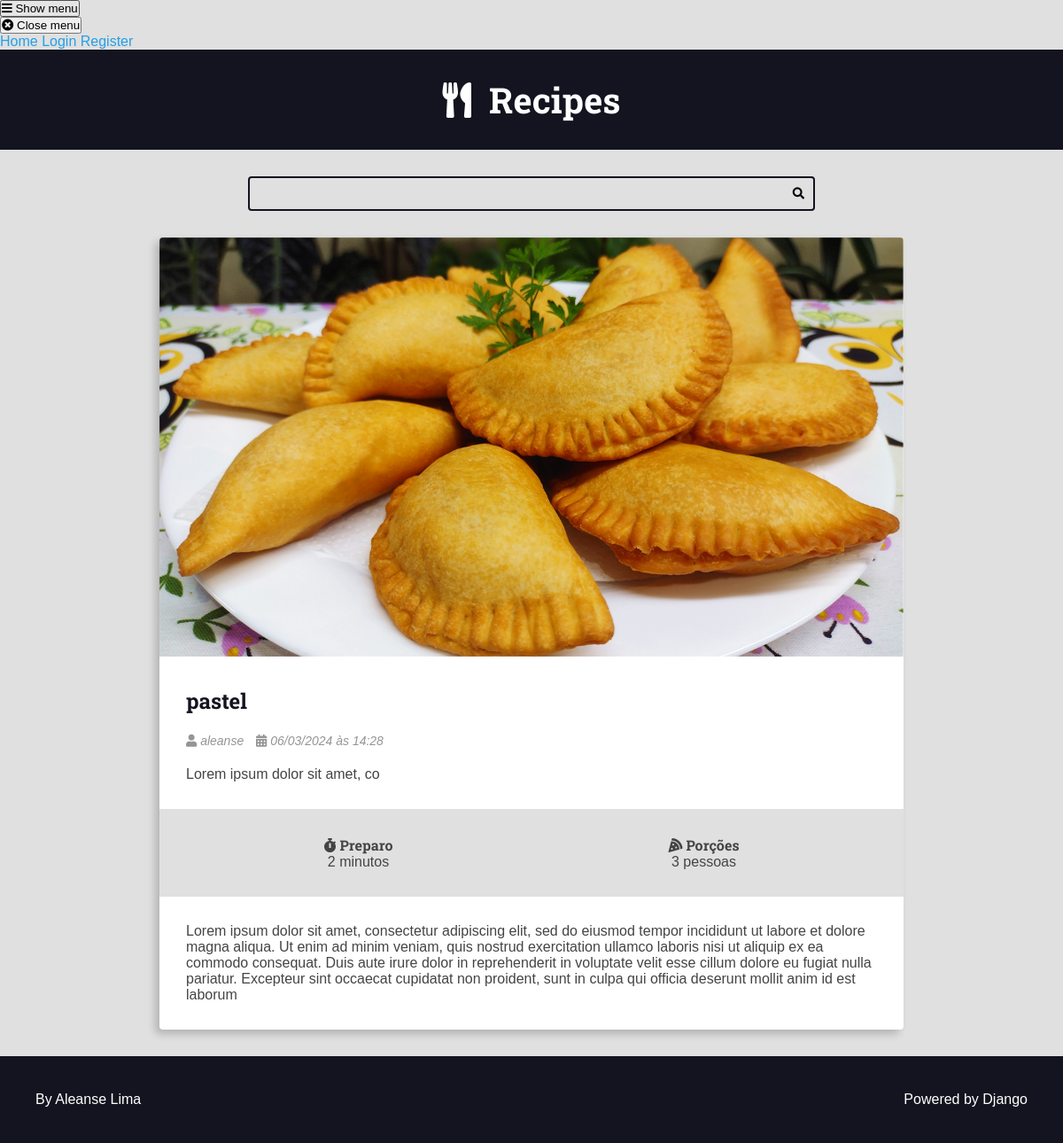
The page /recipes/6 on the database its author committed.
### recipes/models.py (models this page shows, shortened)
class Recipe(models.Model):
    title = models.CharField(max_length=30)
    description = models.TextField(max_length=30)
    slug = models.SlugField(unique=True)
    preparation_time = models.IntegerField()
    preparation_time_unit = models.CharField(max_length=30)
    servings = models.IntegerField()
    servings_unit = models.CharField(max_length=30)
    preparation_steps = models.TextField()
    preparation_steps_is_html = models.BooleanField(default=False)
    created_at = models.DateTimeField(auto_now_add=True)
    updated_at = models.DateTimeField(auto_now=True)
    is_published = models.BooleanField(default=False)
    cover = models.ImageField(upload_to='recipes/covers/%Y/%m/%d/', blank=True, default='')
    category = models.ForeignKey(Category, on_delete=models.SET_NULL, null=True,blank=True,default=None)
    author = models.ForeignKey(User, on_delete=models.SET_NULL, null=True)
    def get_absolute_url(self):
        return reverse("recipes:recipe",args={self.id})

### recipes/views.py (the view)
# urls.py: path('recipes/<int:id>', views.recipe,name="recipe"),
def recipe(request,id):
    recipe = get_object_or_404(Recipe,id=id, is_published=True,)
    return render(request,'recipes/pages/recipe-view.html',context={'recipe':recipe,'is_detail_page': True,})

### recipes/templates/recipes/pages/recipe-view.html (shortened to what this page needs)
{% extends 'global/base.html' %}
{% block content %}
<div class="main-content main-content-detail container">
        {% include 'recipes/partials/recipe.html' %}
</div>
{% endblock content %}

### recipes/templates/recipes/partials/recipe.html (shortened to what this page needs)
<div class="recipe recipe-list-item">
   {% if recipe.cover %}
    <div class="recipe-cover">
        <a href="{{ recipe.get_absolute_url }}">
            <img src="{{ recipe.cover.url }}" alt="Temporário">
        </a>
    </div>
    {% endif %}
    <div class="recipe-title-container">
         <h2 class="recipe-title">
            <a href="{{ recipe.get_absolute_url }}">
                {{ recipe.title }}
            </a>
        </h2>
    </div>
    <div class="recipe-author">
       {% if recipe.author is not None %}
        <span class="recipe-author-item">
            <i class="fas fa-user"></i>
            {% if recipe.author.first_name %}
                {{ recipe.author.first_name }} {{ recipe.author.last_name }}
            {% else %}
                {{ recipe.author.username }}
            {% endif %}
        </span>
        {% endif %}
        <span class="recipe-author-item">
            <i class="fas fa-calendar-alt"></i>
            {{ recipe.created_at|date:"d/m/Y" }} às {{ recipe.created_at|date:"H:i" }}
        </span>
    </div>
    <div class="recipe-content">
         <p>{{ recipe.description }}</p>
    </div>
    <div class="recipe-meta-container">
        <div class="recipe-meta recipe-preparation">
            <h3 class="recipe-meta-title"><i class="fas fa-stopwatch"></i> Preparo</h3>
            <div class="recipe-meta-text">
               {{ recipe.preparation_time }} {{ recipe.preparation_time_unit }}
            </div>
        </div>
        <div class="recipe-meta recipe-servings">
            <h3 class="recipe-meta-title"><i class="fas fa-pizza-slice"></i> Porções</h3>
            <div class="recipe-meta-text">
                {{ recipe.servings }} {{ recipe.servings_unit }}
            </div>
        </div>
    </div>
    {% if is_detail_page is True %}
    <div class="preparation-steps">
        {% if recipe.preparation_steps_is_html is True %}
                {{ recipe.preparation_steps|safe }}
            {% else %}
                {{ recipe.preparation_steps|linebreaksbr }}
        {% endif %}
    </div>
    {% endif %}
</div>

### base_static/global/css/styles.css (style rules this page uses)
:root { --color-primary: #269fe6; --color-primary-hover: #2086c2; --color-primary-dark: #13141f; --color-primary-dark-hover: #212336; --color-primary-light: #d4ecfa; --color-primary-light-hover: #bdd8e7; --color-white: #fff; --color-black: #000; --color-dark-text: #444; --color-info-light: #cce5ff; --color-debug-light: #cce5ff; --color-success-light: #d4edda; --color-alert-light: #fff3cd; --color-warning-light: #fff3cd; --color-error-light: #f8d7da; --color-info-dark: #4d86c4; --color-debug-dark: #4d86c4; --color-success-dark: #4a9c5d; --color-alert-dark: #927f40; --color-warning-dark: #927f40; --color-error-dark: #da525d; --color-gray-0: #f9f9f9; --color-gray-1: #e0e0e0; --color-gray-2: #c7c7c7; --color-gray-3: #aeaeae; --color-gray-4: #959595; --color-gray-5: #7d7d7d; --color-gray-6: #646464; --color-gray-7: #4b4b4b; --color-gray-8: #323232; --color-gray-9: #191919; --font-primary: sans-serif; --font-headings: 'Roboto Slab', serif; --spacing-gutter-medium: 3rem; --spacing-gutter-large: 4rem; }
* { padding: 0; margin: 0; box-sizing: border-box; }
html { font-size: 62.5%; }
body { font-size: 1.6rem; font-family: var(--font-primary); background: var(--color-gray-1); color: var(--color-dark-text); }
h1, h2, h3, h4, h5, h6 { font-family: var(--font-headings); }
.container { max-width: 144rem; margin: 0 auto; padding: var(--spacing-gutter-medium); }
.main-content { padding-top: 0; }
.recipe { background: var(--color-white); box-shadow: -5px 5px 10px rgba(0, 0, 0, .2); transform: scale(1); transition: all 300ms ease-in-out; border-radius: .4rem; overflow: hidden; }
.recipe img { max-width: 100%; }
.recipe-list-item { max-width: 64rem; height: fit-content; }
.recipe-title-container { padding: var(--spacing-gutter-medium); padding-bottom: 2rem; }
.recipe-title-container a { text-decoration: none; color: var(--color-primary-dark); }
.recipe-author { padding: 0 var(--spacing-gutter-medium); }
.recipe-content { padding: var(--spacing-gutter-medium); padding-top: 2rem; }
.recipe-author-item { color: var(--color-gray-4); margin-right: 1rem; font-style: italic; font-size: 1.4rem; }
.recipe-meta-container { display: flex; flex-flow: row wrap; padding: var(--spacing-gutter-medium); background: var(--color-gray-1); }
.recipe-meta { display: flex; flex-flow: column nowrap; flex-shrink: 1; flex-grow: 1; text-align: center; }
.recipe-meta-title { font-size: 1.6rem; }
.main-content-detail .recipe-list-item { max-width: 84rem; margin: 0 auto; }
img { max-width: 100%; }
a { color: var(--color-primary); text-decoration: none; }
.preparation-steps { padding: var(--spacing-gutter-medium); }

### rows shown on the page
Recipe: cover (picture), title "pastel", author.username "aleanse", created_at "06/03/2024", created_at "14:28", description "Lorem ipsum dolor sit amet, co", preparation_time "2", preparation_time_unit "minutos", servings "3", servings_unit "pessoas", preparation_steps "Lorem ipsum dolor sit amet, consectetur adipiscing elit, sed do eiusmod tempor incididunt ut labore et dolore magna aliqua. Ut enim ad minim veniam, quis nostrud exercitation ullamco laboris nisi ut aliquip ex ea commodo consequat. Duis aute irure dolor in reprehenderit in voluptate velit esse cillum dolore eu fugiat nulla pariatur. Excepteur sint occaecat cupidatat non proident, sunt in culpa qui officia deserunt mollit anim id est laborum"
